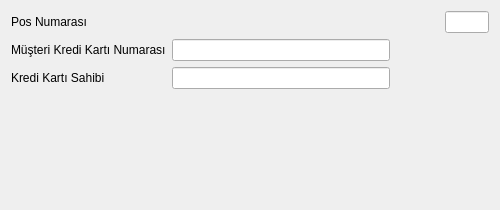
<?xml version="1.0" encoding="UTF-8"?>
<ui version="4.0">
 <class>E9_KK_TAHSILAT_BATCH</class>
 <widget class="QDialog" name="E9_KK_TAHSILAT_BATCH">
  <property name="geometry">
   <rect>
    <x>0</x>
    <y>0</y>
    <width>500</width>
    <height>210</height>
   </rect>
  </property>
  <property name="minimumSize">
   <size>
    <width>500</width>
    <height>210</height>
   </size>
  </property>
  <property name="maximumSize">
   <size>
    <width>500</width>
    <height>210</height>
   </size>
  </property>
  <property name="windowTitle">
   <string>Dialog</string>
  </property>
  <layout class="QGridLayout" name="gridLayout_2" rowstretch="15,5,5" columnstretch="30,5">
   <property name="sizeConstraint">
    <enum>QLayout::SetNoConstraint</enum>
   </property>
   <item row="0" column="0" colspan="2">
    <layout class="QGridLayout" name="gridLayout" columnstretch="1,10,2,2">
     <item row="0" column="0">
      <widget class="QLabel" name="label">
       <property name="text">
        <string>Pos Numarası</string>
       </property>
      </widget>
     </item>
     <item row="0" column="1" colspan="2">
      <widget class="QSearchEdit" name="searchEdit_pos_numarasi">
       <property name="whatsThis">
        <string>Arama widget. </string>
       </property>
       <property name="QSearchEdit" stdset="0">
        <rect>
         <x>0</x>
         <y>0</y>
         <width>100</width>
         <height>100</height>
        </rect>
       </property>
      </widget>
     </item>
     <item row="0" column="3">
      <widget class="QLineEdit" name="lineEdit_doviz_cinsi">
       <property name="readOnly">
        <bool>true</bool>
       </property>
      </widget>
     </item>
     <item row="1" column="0">
      <widget class="QLabel" name="label_2">
       <property name="text">
        <string>Müşteri Kredi Kartı Numarası</string>
       </property>
      </widget>
     </item>
     <item row="1" column="1">
      <widget class="QLineEdit" name="lineEdit_kk_numarasi">
       <property name="text">
        <string/>
       </property>
      </widget>
     </item>
     <item row="1" column="3">
      <spacer name="horizontalSpacer">
       <property name="orientation">
        <enum>Qt::Horizontal</enum>
       </property>
       <property name="sizeHint" stdset="0">
        <size>
         <width>40</width>
         <height>20</height>
        </size>
       </property>
      </spacer>
     </item>
     <item row="2" column="0">
      <widget class="QLabel" name="label_3">
       <property name="text">
        <string>Kredi Kartı Sahibi</string>
       </property>
      </widget>
     </item>
     <item row="2" column="1">
      <widget class="QLineEdit" name="lineEdit_kk_sahibi"/>
     </item>
    </layout>
   </item>
   <item row="1" column="1">
    <spacer name="verticalSpacer">
     <property name="orientation">
      <enum>Qt::Vertical</enum>
     </property>
     <property name="sizeHint" stdset="0">
      <size>
       <width>20</width>
       <height>37</height>
      </size>
     </property>
    </spacer>
   </item>
   <item row="2" column="0">
    <spacer name="horizontalSpacer_2">
     <property name="orientation">
      <enum>Qt::Horizontal</enum>
     </property>
     <property name="sizeHint" stdset="0">
      <size>
       <width>417</width>
       <height>20</height>
      </size>
     </property>
    </spacer>
   </item>
   <item row="2" column="1">
    <widget class="QWidget" name="widget_batch_buttons" native="true"/>
   </item>
  </layout>
 </widget>
 <customwidgets>
  <customwidget>
   <class>QSearchEdit</class>
   <extends>QWidget</extends>
   <header>QSearchEdit.h</header>
  </customwidget>
 </customwidgets>
 <tabstops>
  <tabstop>searchEdit_pos_numarasi</tabstop>
  <tabstop>lineEdit_doviz_cinsi</tabstop>
  <tabstop>lineEdit_kk_numarasi</tabstop>
  <tabstop>lineEdit_kk_sahibi</tabstop>
 </tabstops>
 <resources/>
 <connections/>
</ui>
